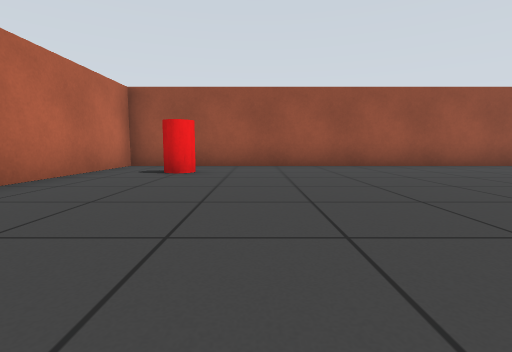
[1] (above)

17 first-person views from a walk through a robot-simulator world made for Gazebo. The camera is 0.5 m above the floor, tilts 6° down and sees 85° across. The floor is counted in squares, 1 m on a side. Each view is taken from the middle of a square. On the plan, view 1 faces up. The plan holds only what a view shows up to about 9 squares ahead; the rest is blank. Some stock models are drawn as simple stand-ins.

[2]
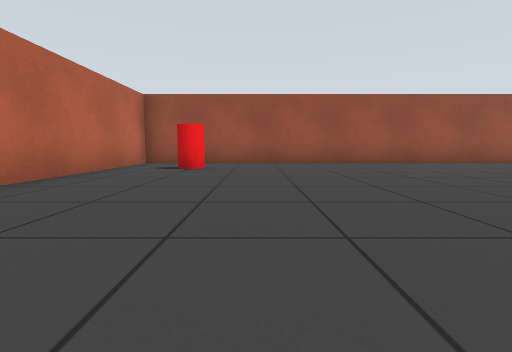

[3]
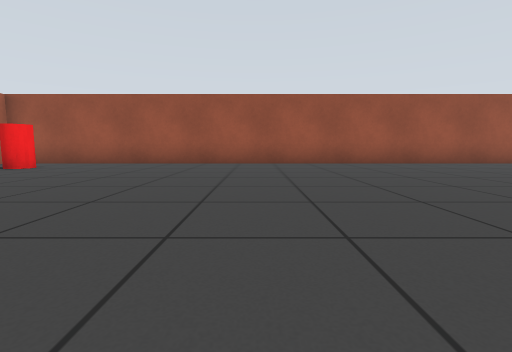

[4]
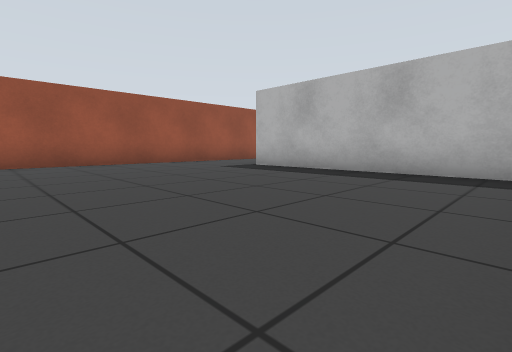

[5]
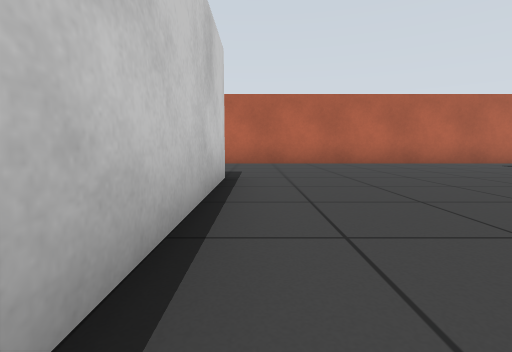

[6]
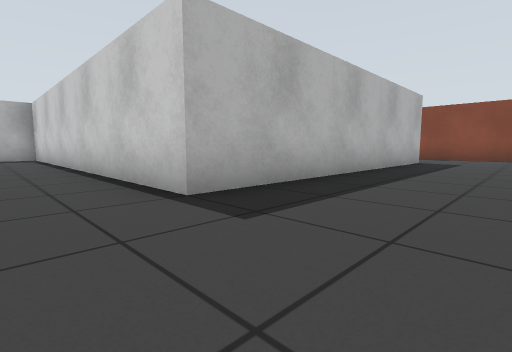

[7]
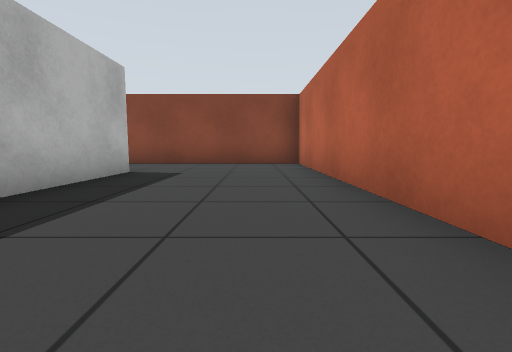

[8]
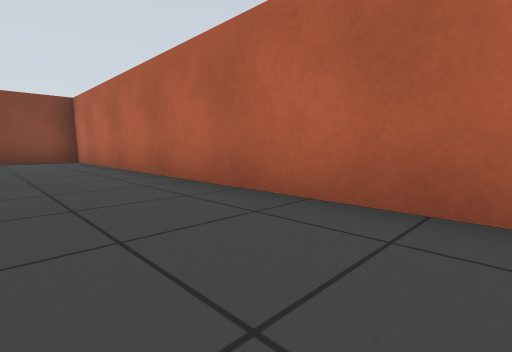

[9]
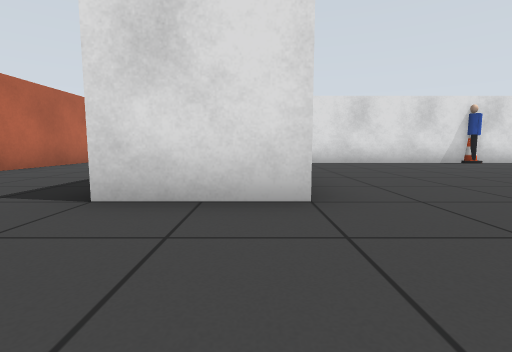

[10]
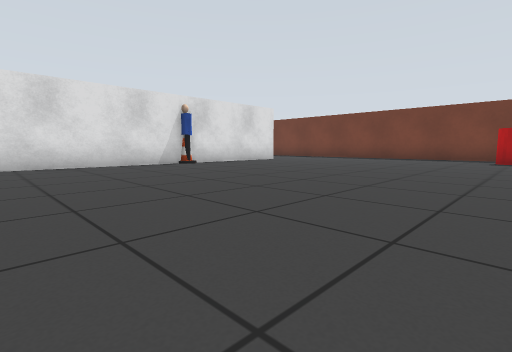

[11]
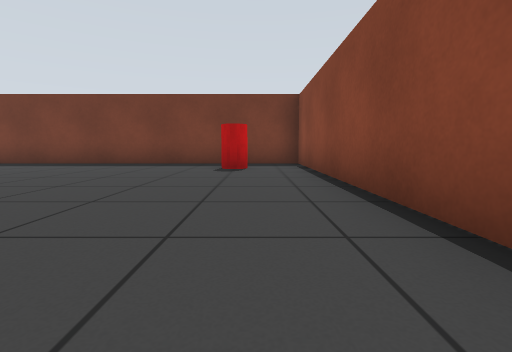

[12]
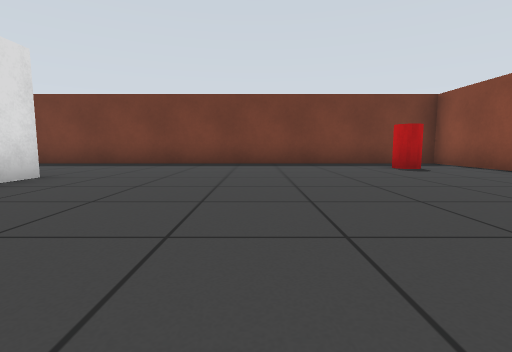

[13]
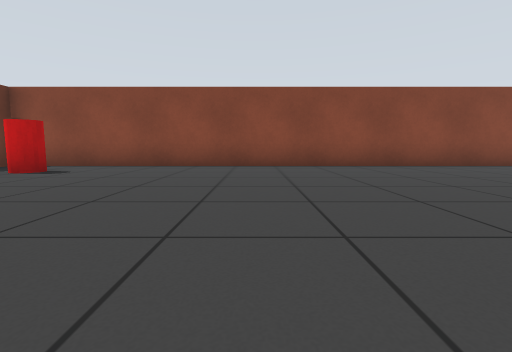

[14]
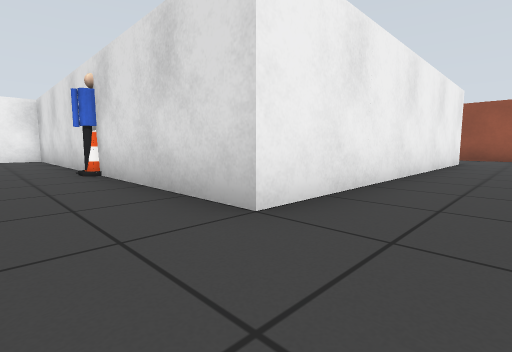

[15]
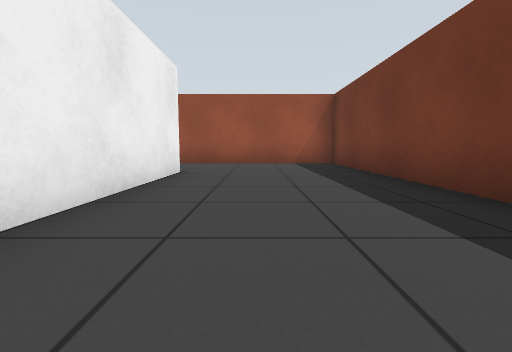

[16]
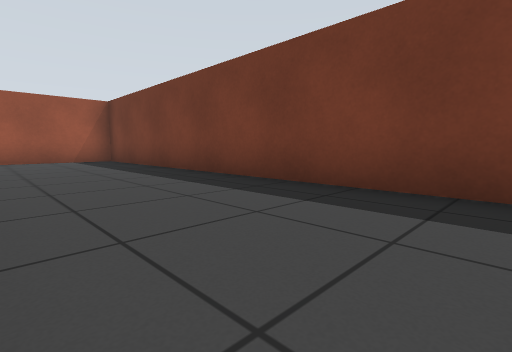

[17]
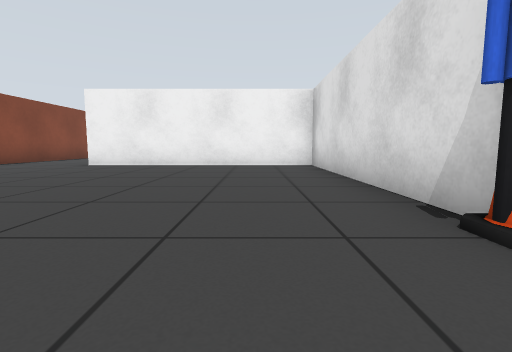

### Floor plan
Points are (right, up) in squares from view 1. A wall is a line through its corners. A room is listed if a view was taken in it or the views show most of it. See-through windows are left out.
Room 1 (views 1, 2, 3, 4, 5, 6, 7, 8, 9)
walls: (10.5, -0.9) (10.5, 4.5); (2.5, -9.5) (0.5, -9.5) (0.5, -1.5) (9.4, -1.5); (12.6, 7.2) (-3.3, 7.2) (-3.3, -12.3) (2.4, -12.3)
ways out: opening at (2, -11) to room 2; opening at (11.5, 5.5) to room 2
objects: red cylinder (-2, 5) to (-1, 6)
Room 2 (views 10, 11, 12, 13, 14, 15, 16, 17)
walls: (7.6, -3.5) (2.5, -3.5) (2.5, -9.5); (2.4, -12.3) (16.3, -12.3) (16.3, 7.2) (12.6, 7.2); (12.5, 4.5) (12.5, -3.5) (8.4, -3.5)
ways out: opening at (2, -11) to room 1; opening at (11.5, 5.5) to room 1
objects: person (8, -4) to (8, -3); red cylinder (14, -11) to (15, -10)

Positions as (right, up) in squares from view 1, and headings:
1: (0, 0), facing up
2: (0, -1), facing up
3: (4, -1), facing up
4: (5, -1), facing up-right
5: (5, -1), facing left
6: (-2, 0), facing down-right
7: (-2, -4), facing down
8: (-1, -2), facing down-left
9: (2, -12), facing up
10: (4, -11), facing up-right
11: (8, -11), facing right
12: (8, -7), facing right
13: (10, -5), facing down
14: (14, -5), facing up-left
15: (14, -1), facing up
16: (13, -3), facing up-right
17: (10, -5), facing left
